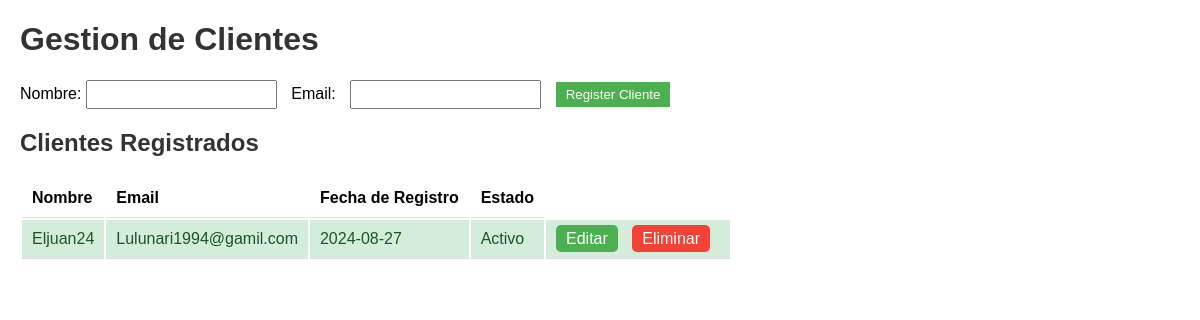
Before: / with the older database file.
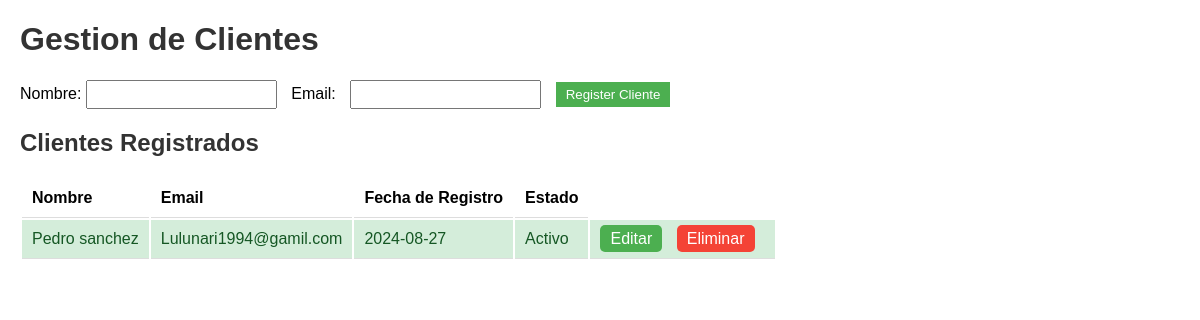
After: the same page with the newer database file.
### tables this page shows
CREATE TABLE clients (
            id INTEGER PRIMARY KEY AUTOINCREMENT,
            name TEXT NOT NULL,
            email TEXT NOT NULL,
            registration_date TEXT NOT NULL,
            expiration_date TEXT NOT NULL
        );

### app.py (the view, shortened to what this page needs)
@app.route('/', methods=['GET', 'POST'])
def index():
    clients = get_clients()
    return render_template('index.html', clients=clients)

### app.py (called while the page is built)
def get_clients():
    conn = sqlite3.connect('clients.db')
    cursor = conn.cursor()
    cursor.execute('SELECT * FROM clients')
    clients = cursor.fetchall()
    conn.close()
    return clients

### templates/index.html (shortened to what this page needs)
<!DOCTYPE html>
<html lang="es">
<head>
    <link rel="stylesheet" href="{{ url_for('static', filename='styles.css') }}">
</head>
<body>
    <h1> Gestion de Clientes</h1>
    <form method="POST">
        <lable for="name"> Nombre:</lable>
        <input type="text" id="name" name="name" required>
        <label for="email">Email:</label>
        <input type="email" id="email" name="email" required>
        <button type="submit"> Register Cliente</button>
    </form>
    <h2>Clientes Registrados</h2>
    <table>
        <tr>
            <th>Nombre</th>
            <th>Email</th>
            <th>Fecha de Registro</th>
            <th>Estado</th>
        </tr>
        {% for client in clients %}
        <tr class="{% if client[4] >= client[3] %}active{% else %}expired{% endif %}">
            <td data-label="Nombre">{{ client[1] }}</td>
            <td data-label="Email">{{ client[2] }}</td>
            <td data-label="Fecha de Registro">{{ client[3] }}</td>
            <td data-label="Estado">{{ 'Activo' if client[4] >= client[3] else 'Expirado' }}</td>
            <td data-label="Acciones">
                <a href="{{ url_for('edit', client_id=client[0]) }}">Editar</a>
                <a href="{{ url_for('delete', client_id=client[0]) }}" onclick="return confirm('¿Estás seguro de que deseas eliminar este cliente?');">Eliminar</a>
            </td>
        </tr>
        {% endfor %}
    </table>
</body>
</html>

### static/styles.css (style rules this page uses)
body { font-family: Arial, sans-serif; margin: 20px; }
h1,h2 { color: #333; }
form { margin-bottom: 20px; }
label { margin-right: 10px; }
input { margin-right: 10px; padding: 5px; }
button { padding: 5px 10px; background-color: #4CAF50; color: white; border: none; cursor: pointer; }
th, td { padding: 10px; text-align: left; border-bottom: 1px solid #ddd; }
.active { background-color: #d4edda; color: #155724; }
table a { margin-right: 10px; padding: 5px 10px; background-color: #4CAF50; color: white; text-decoration: none; border-radius: 5px; }
table a:nth-child(2) { background-color: #f44336; }

Changed rows visible on the page:
changed clients "Lulunari1994@gamil.com": name "Eljuan24" → "Pedro sanchez"
